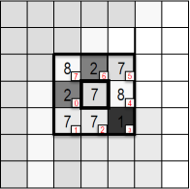
#> input picture Imagen1.png, 190 x 189 px; the run also reads 1 picture not shown here
$ jupyter execute TP4-M-CHICHIRI.ipynb   (shell and % lines are left out)
#> lines starting #> are read from the running program, lines starting #| are printed output that depends on the picture
## TP 4
### Vision por computadora 1
#### Marcelo Chichiri

▪ Para las imágenes suministradas:
1. Implementar un extractor de características LBP básico (sin uniformidad, 8 vecinos)
2. Realizar el histograma de características LBP de la imagen
3. Comparar los histogramas

#### Obtención y presentación de las imagenes de prueba

[cell 1]
#Si queremos que las imágenes sean mostradas en una ventana emergente quitar el inline
#%matplotlib

# OpenCV-Python utiliza NumPy para el manejo de imágenes
import numpy as np
# cv2 es el módulo python para acceder a OpenCV
import cv2 as cv
# Usamos las poderosas herramientas de graficación de matplotlib para mostrar imágenes, perfiles, histogramas, etc
import matplotlib.pyplot as plt

[cell 2]
# Lee el archivo y devuelve la imagen en formato original BGR, color RGB y escala de grices
def obtener_imagen(Archivo=''):
    # Carga imagen y convierte a RGB
    img_original = cv.imread(Archivo, cv.IMREAD_COLOR)
    img_color= cv.cvtColor(img_original, cv.COLOR_BGR2RGB)

    # Convierte imagen a escala de grices
    img_BN= cv.cvtColor(img_color, cv.COLOR_BGR2GRAY)

    return img_original, img_color, img_BN #, img_bordes

[cell 3]
# Crea una lista con los nombres de las imagenes a usar
imagenes =  ['Imagen1.png', 'Imagen2.png', 'Imagen3.png',
             'Imagen4.png', 'Imagen5.png']

[cell 4]
# grafica las imagenes de prueba
fila = 0
for imagen in imagenes:
    fila = fila+1
    img_original, img_Color, img_BN = obtener_imagen(Archivo=imagen)
#> in obtener_imagen, img_original is the input picture: shape (189, 190, 3); mean B, G, R 202.3, 202.3, 202.7
    plt.figure(figsize=(20, 20))
    plt.subplot(fila,3,1)
    plt.axis('off')
    plt.title(f'Imagen color\n {imagen} \n{np.shape(img_Color)}')
    plt.imshow(img_Color, cmap='gray')

    # Muestra imagen en escala de grices
    plt.subplot(fila,3,2)
    plt.axis('off')
    plt.title(f'Imagen gray\n {imagen} \n{np.shape(img_BN)}')
    plt.imshow(img_BN, cmap='gray')
#> pass 2 of the loop `for imagen in imagenes:`:
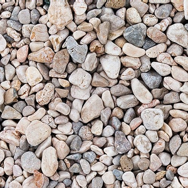
#> input picture Imagen2.png, 188 x 188 px
#> in obtener_imagen, img_original is the input picture: shape (188, 188, 3); mean B, G, R 151.9, 157.3, 169.2
#> img_color: shape (188, 188, 3)
#> img_BN: shape (188, 188)
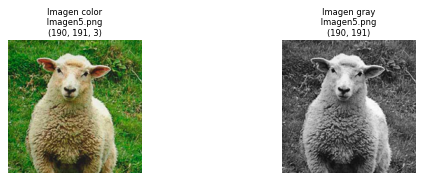
#> figure drawn by matplotlib, 2 panels

#### 1. Implementar un extractor de características LBP básico (sin uniformidad, 8 vecinos)
Calculo de descriptor LBP (Local Binary Pattern), basado en textura

[cell 5]
# Calcula el descriptor LBP (Local Binary Pattern)
# Se ingresa con la imagen y devuelve la imagen del descriptor LBP

def LBP(archivo_img=''):

    (H, W) = archivo_img.shape
    img_LBP = np.zeros((H-2, W-2),dtype=np.uint8)

    for idxH in range(1, H-1):
        for idxW in range(1, W-1):
            pixel = archivo_img[idxH][idxW]
            nuevo_valor = (archivo_img[idxH-1][idxW-1]>=pixel)*(128) # 2**7
            nuevo_valor = nuevo_valor + (archivo_img[idxH-1][idxW]>=pixel)*(64) # 2**6
            nuevo_valor = nuevo_valor + (archivo_img[idxH-1][idxW+1]>=pixel)*(32) # 2**5
            nuevo_valor = nuevo_valor + (archivo_img[idxH][idxW+1]>=pixel)*(16)  # 2**4
            nuevo_valor = nuevo_valor + (archivo_img[idxH+1][idxW+1]>=pixel)*(8) # 2**3
            nuevo_valor = nuevo_valor + (archivo_img[idxH+1][idxW]>=pixel)*(4)  # 2**2
            nuevo_valor = nuevo_valor + (archivo_img[idxH+1][idxW-1]>=pixel)*(2) # 2**1
            nuevo_valor = nuevo_valor + (archivo_img[idxH][idxW-1]>=pixel) # 2**0
            img_LBP[idxH-1][idxW-1] = nuevo_valor

    return img_LBP

#### 2. Realizar el histograma de características LBP de la imagen y comparar los histogramas

[cell 6]
# Muestra la imagen en color, escala de grices y LBP

def mostrar_imagen(archivo_img=''):

    # Obtiene el archivo
    img_original, img_Color, img_BN = obtener_imagen(Archivo=archivo_img)

    # Calcula el descriptor LBP
    img_LBP = LBP(img_BN)

    # Cálculo del histograma de la imagen en B&N
    histograma_img_BN ,bins_img_BN = np.histogram(img_BN.ravel(),256,[0,255])

    # Cálculo del histograma de la imagen color
    histograma_img_color ,bins_img_color = np.histogram(img_Color.ravel(),256,[0,255])

    # Cálculo del histograma de la imagen convertida con LBP
    histograma_LBP ,bins_LBP = np.histogram(img_LBP.ravel(),256,[0,255])

    # Muestra imagen color
    plt.figure(figsize=(15, 15))
    plt.subplot(2,3,1)
    #plt.axis('off')
    plt.title(f'Imagen original color \n {archivo_img} \n{np.shape(img_Color)}')
    plt.imshow(img_Color)

    # Muestra imagen en escala de grices
    plt.subplot(2,3,2)
    #plt.axis('off')
    plt.title(f'Imagen original B&N\n {archivo_img} \n{np.shape(img_BN)}')
    plt.imshow(img_BN, cmap='gray')

    # Muestra imagen LBP
    plt.subplot(2,3,3)
    #plt.axis('off')
    plt.title(f'Imagen LBP\n {archivo_img} \n{np.shape(img_LBP)}')
    plt.imshow(img_LBP, cmap='gray')

    # Muestra el histograma de la imagen color
    plt.subplot(2,3,4)
    #plt.axis('off')
    plt.title(f'histograma Color\n {archivo_img} \n{len(bins_img_BN)} bins')
    plt.plot(histograma_img_color)

    # Muestra el histograma de la imagen en escala de grices
    plt.subplot(2,3,5)
    #plt.axis('off')
    plt.title(f'histograma B&N\n {archivo_img} \n{len(bins_img_BN)} bins')
    plt.plot(histograma_img_BN)

    # Muestra el histograma de la imagen LBP
    plt.subplot(2,3,6)
    #plt.axis('off')
    plt.title(f'histograma LBP\n {archivo_img} \n{len(bins_img_BN)} bins')
    plt.plot(histograma_LBP)

[cell 7]
# grafica parte de las imagenes de prueba

imagenes =  ['Imagen1.png', 'Imagen2.png']
#> imagenes = ['Imagen1.png', 'Imagen2.png']

for imagen in imagenes:
    mostrar_imagen(imagen)
#> in LBP, `img_LBP = np.zeros((H-2, W-2),dtype=np.uint8)`: img_LBP: shape (187, 188); every value is 0
#> after the loop in LBP, `for idxH in range(1, H-1):`:
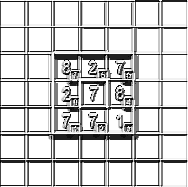
#> img_LBP: shape (187, 188); min 0, max 255, mean 207.7
#> pass 2 of the loop `for imagen in imagenes:`:
#> figure, not shown here; panel 4: curve peaks at x = 221, y = 26430; panel 5: curve peaks at x = 221, y = 8806; panel 6: curve peaks at x = 255, y = 23534
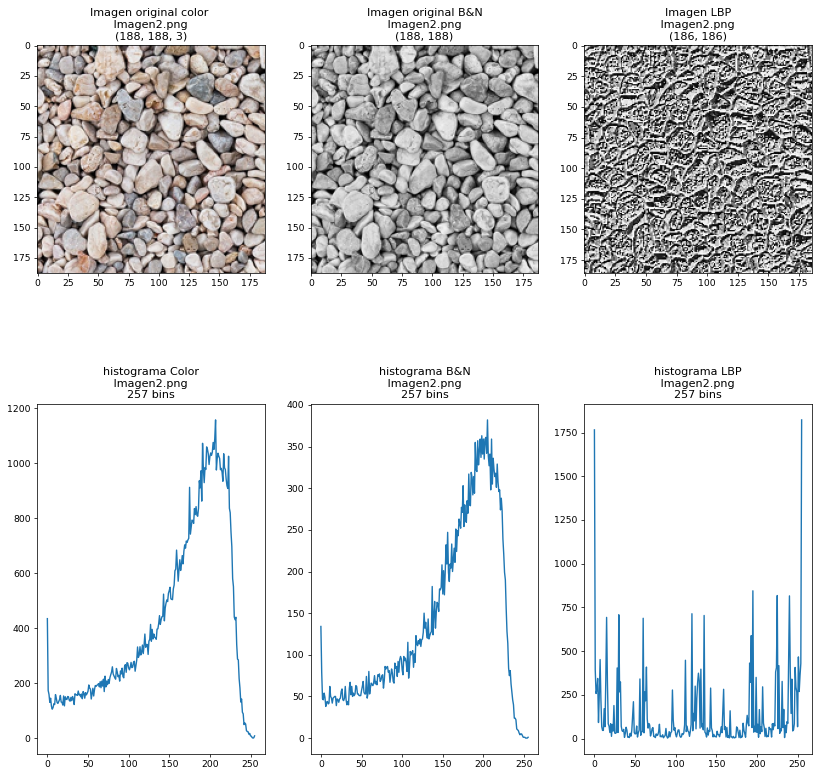
#> figure drawn by matplotlib, 6 panels; panel 4: curve peaks at x = 207, y = 1157; panel 5: curve peaks at x = 205, y = 382; panel 6: curve peaks at x = 255, y = 1822

[cell 8]
# grafica parte de las imagenes de prueba

imagenes =  ['Imagen3.png', 'Imagen4.png']

for imagen in imagenes:
    mostrar_imagen(imagen)
#> in LBP (call 3), `img_LBP = np.zeros((H-2, W-2),dtype=np.uint8)`: img_LBP: shape (187, 194); every value is 0
#> after the loop in LBP (call 3), `for idxH in range(1, H-1):`:
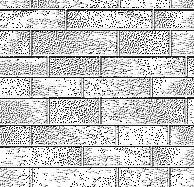
#> img_LBP: shape (187, 194); min 0, max 255, mean 200.5
#> pass 2 of the loop `for imagen in imagenes:`:
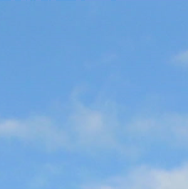
#> input picture Imagen4.png, 188 x 189 px
#> in obtener_imagen, img_original is the input picture: shape (189, 188, 3); mean B, G, R 221.2, 169.4, 118.7
#> img_color: shape (189, 188, 3)
#> img_BN: shape (189, 188)
#> after the loop in LBP (call 4), `for idxH in range(1, H-1):`:
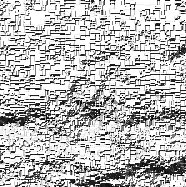
#> img_LBP: shape (187, 186); min 0, max 255, mean 184.3
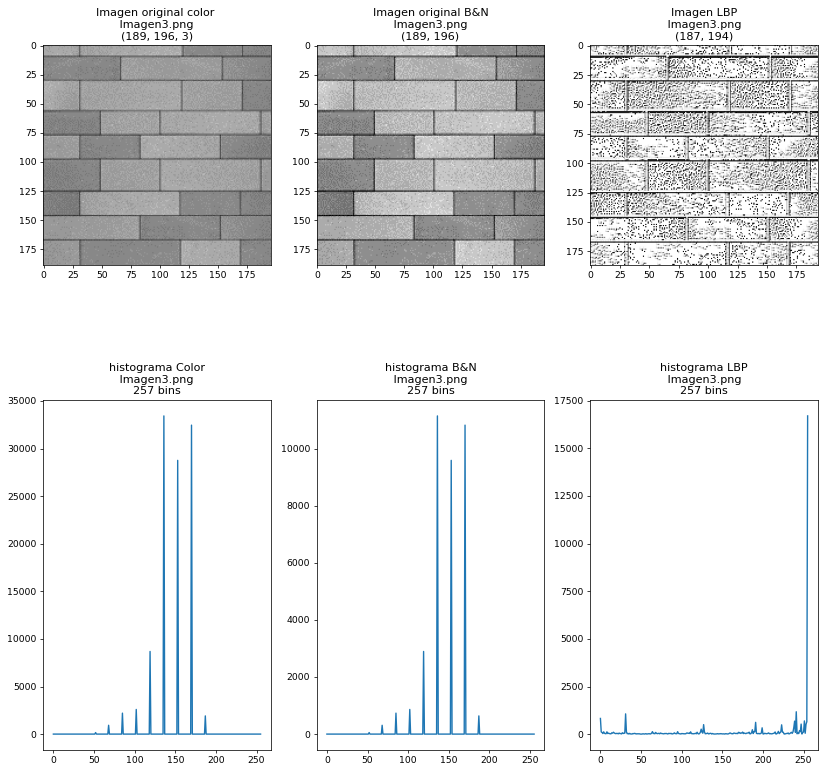
#> figure drawn by matplotlib, 6 panels; panel 4: curve peaks at x = 136, y = 33432; panel 5: curve peaks at x = 136, y = 11144; panel 6: curve peaks at x = 255, y = 16700
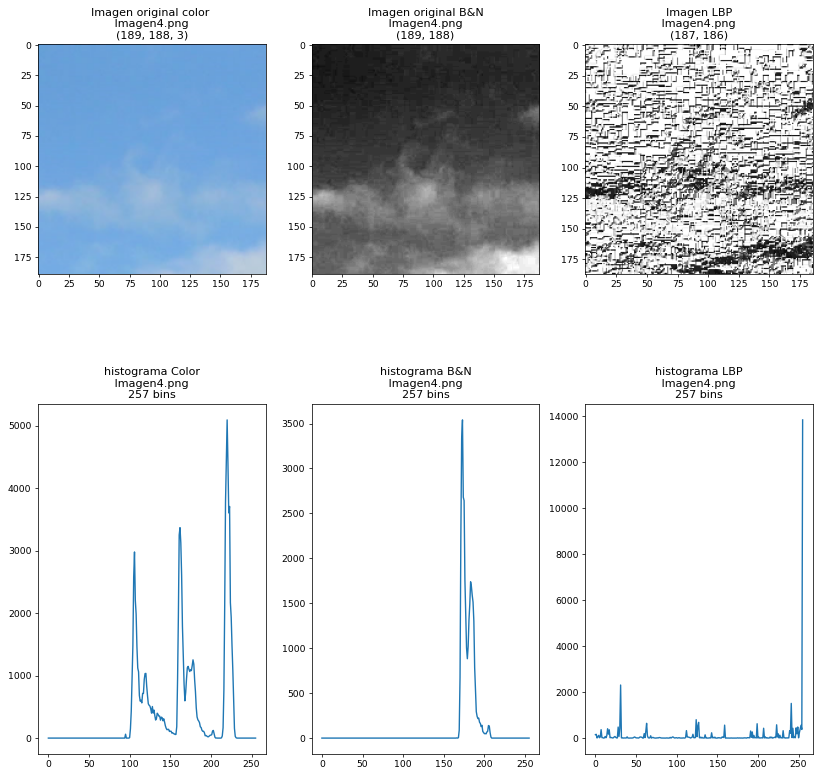
#> figure drawn by matplotlib, 6 panels; panel 4: curve peaks at x = 220, y = 5091; panel 5: curve peaks at x = 173, y = 3540; panel 6: curve peaks at x = 255, y = 13850

[cell 9]
# grafica parte de las imagenes de prueba
path_imagenes = './images'
imagenes =  ['Imagen5.png']

for imagen in imagenes:
    mostrar_imagen(imagen)
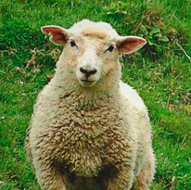
#> input picture Imagen5.png, 191 x 190 px
#> in obtener_imagen, img_original is the input picture: shape (190, 191, 3); mean B, G, R 65, 123.7, 102.5
#> in obtener_imagen (call 10), `img_BN= cv.cvtColor(img_color, cv.COLOR_BGR2GRAY)`:
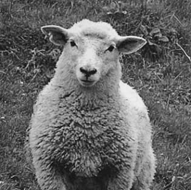
#> img_BN: shape (190, 191); min 9, max 242, mean 103.7
#> in LBP (call 5), `img_LBP = np.zeros((H-2, W-2),dtype=np.uint8)`: img_LBP: shape (188, 189); every value is 0
#> after the loop in LBP (call 5), `for idxH in range(1, H-1):`:
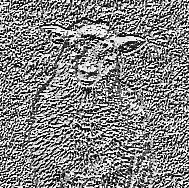
#> img_LBP: shape (188, 189); min 0, max 255, mean 131.3
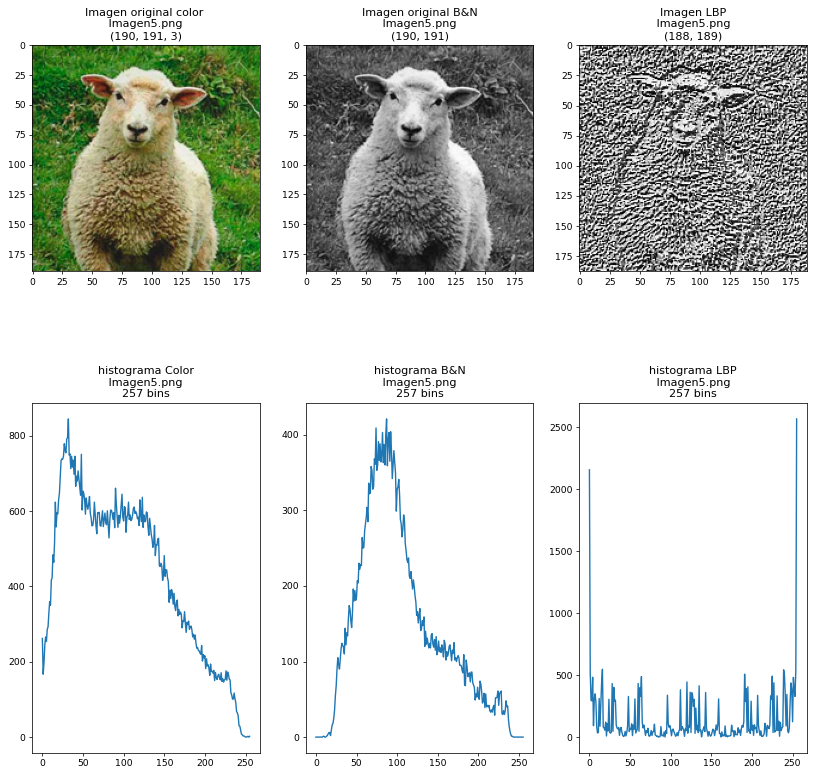
#> figure drawn by matplotlib, 6 panels; panel 4: curve peaks at x = 32, y = 845; panel 5: curve peaks at x = 87, y = 421; panel 6: curve peaks at x = 255, y = 2569
